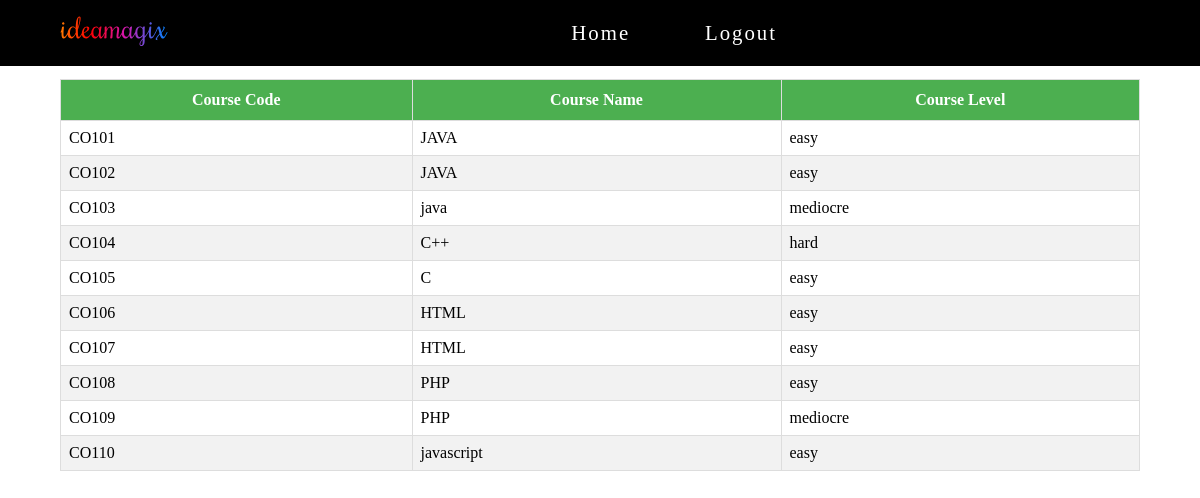
Page /courseList.php on the committed database.
### tables this page shows
CREATE TABLE IF NOT EXISTS `courses` (
  `course_code` varchar(10) NOT NULL,
  `course_name` varchar(255) NOT NULL,
  `course_level` varchar(20) NOT NULL,
  `course_desc` varchar(255) NOT NULL,
  `course_image` varchar(50) NOT NULL,
  `time_stamp` timestamp NOT NULL,
  PRIMARY KEY (`course_code`)
);

### courseList.php (the view, shortened to what this page needs)
<?php
    require_once 'dbconfig.php';
    require_once 'navbar.php';
?>
<!DOCTYPE html>
<html lang="en">
<head>
</head>
<body>
</head>
<body>
    <section class="courseList">
        <div class="container">
            <div class="courseList-binder">
                <table id="list">
                    <thead>
                        <tr>
                            <th>Course Code</th>
                            <th>Course Name</th>
                            <th>Course Level</th>
                        </tr>
                    </thead>
                    <tbody>
                    <?php
                        $course_list = "SELECT * FROM courses";
                        $result = mysqli_query($conn, $course_list);
                        if($result->num_rows > 0){
                            while($row = $result->fetch_assoc()){
                                echo "<tr>
                                        <td>".$row['course_code']."</td>
                                        <td>".$row['course_name']."</td>
                                        <td>".$row['course_level']."</td>
                                    </tr>";
                            }
                        }else{
                            echo "0 result";
                        }
                    ?>
                    </tbody>
                </table>
            </div>
        </div>
    </section>
</body>
</html>

### navbar.php (shortened to what this page needs)
<!DOCTYPE html>
<html lang="en">
<head>
    <link rel="stylesheet" type="text/css" href="./css/style.css">
    <link rel="stylesheet" type="text/css" href="./css/navbar.css">
    <link rel="stylesheet" href="https://cdnjs.cloudflare.com/ajax/libs/font-awesome/5.14.0/css/all.min.css" />
</head>
<body>
    <section class="navbar">
        <div class="container">
            <div class="navbar-binder">
                <div class="logo-container">
                    <a href="#" class="logo"><img src="./images/ideamagix.svg" alt="logo"/></a>
                </div>
                <ul class="nav-list">
                    <li class="nav-item"><a href="home.php" class="nav-link">Home</a></li>
                    <li class="nav-item"><a href="logout.php" class="nav-link">Logout</a></li>
                </ul>
            </div>
        </div>
    </section>
</body>
</html>

### css/style.css (style rules this page uses)
*, *::after, *::before { margin: 0; padding: 0; box-sizing: border-box; }
.container { width: 90%; margin : 0 auto; padding: .8rem 0rem; }

### css/navbar.css (style rules this page uses)
a { text-decoration: none; }
.navbar { background: black; }
.navbar-binder { width: 100%; display: flex; }
.logo-container { width: 30%; padding: 3px 0px; flex: 1; }
.logo-container img { width: 100%; font-size: 2rem; }
.nav-list { list-style: none; position: fixed; top: 0; left: 0; width: 80%; height: 100vh; background-color: black; padding: 4.4rem; display: flex; flex-direction: column; justify-content: space-between; z-index: 1250; transform: translateX(-100%); transition: transform .5s; }
.navbar-binder::before { content: ''; position: fixed; top: 0; left: 0; width: 100vw; height: 100vh; background-color: rgba(0, 0, 0, 0.8); z-index: 1000; opacity: 0; transform: scale(0); transition: opacity .5s; }
.nav-item { border-bottom: 2px solid rgba(255, 255, 255, .3); }
.nav-link { display: block; color: #fff; text-decoration: uppercase; font-size: 1.6rem; letter-spacing: 2px; margin-right: -2px; transition: color .5s; }
@media screen and (min-width: 600px) { .logo-container { width: 10%; } }
@media screen and (min-width: 600px) { .navbar-binder { justify-content: space-between; display: flex; } }
@media screen and (min-width: 600px) { .nav-list { position: initial; width: initial; height: initial; padding: 0; flex-direction: row; transform: initial; transition: initial; align-items: center; flex: 4; } }
@media screen and (min-width: 600px) { .nav-item { margin: 0 1.5rem; border: none; } }
@media screen and (min-width: 600px) { .nav-item:last-child { margin-right: 0; } }
@media screen and (min-width: 600px) { .nav-link { font-size: 1rem; } }
@media screen and (min-width: 900px) { .logo-container { width: 5%; } }
@media screen and (min-width: 900px) { .logo-container img { font-size: 1rem; } }
@media screen and (min-width: 900px) { .navbar-binder { justify-content: space-between; display: flex; } }
@media screen and (min-width: 900px) { .nav-list { position: initial; width: initial; height: initial; padding: 0; justify-content: center; align-items: center; flex-direction: row; transform: initial; transition: initial; align-items: center; flex: 9; } }
@media screen and (min-width: 900px) { .nav-item { margin: 0 2.4rem; border: none; transition: 5ms linear ease-in-out; } }
@media screen and (min-width: 900px) { .nav-item:last-child { margin-right: 0; } }
@media screen and (min-width: 900px) { .nav-link { font-size: 1.3rem; } }

### courseList.php (style rules this page uses)
#list { width:100%; border-collapse: collapse; }
#list td, #list th { border: 1px solid #ddd; padding: .5rem; }
#list tr:nth-child(even) { background-color: #f2f2f2; }
#list th { padding: .7rem 0rem; text-align: <center></center>; background-color: #4CAF50; color: white; }

### rows in the picture
courses: course_code "CO101", course_name "JAVA", course_level "easy"
courses: course_code "CO102", course_name "JAVA", course_level "easy"
courses: course_code "CO103", course_name "java", course_level "mediocre"
courses: course_code "CO104", course_name "C++", course_level "hard"
courses: course_code "CO105", course_name "C", course_level "easy"
courses: course_code "CO106", course_name "HTML", course_level "easy"
courses: course_code "CO107", course_name "HTML", course_level "easy"
courses: course_code "CO108", course_name "PHP", course_level "easy"
courses: course_code "CO109", course_name "PHP", course_level "mediocre"
courses: course_code "CO110", course_name "javascript", course_level "easy"
